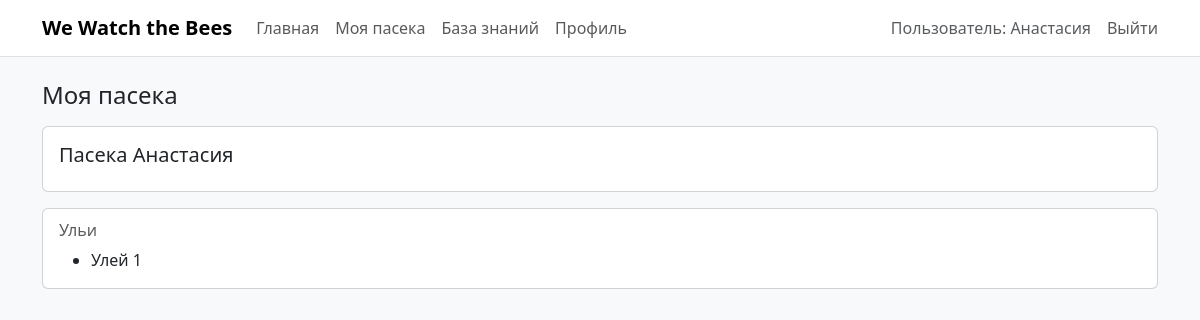
/apiary/ (signed in), run on an earlier commit of the app's database.
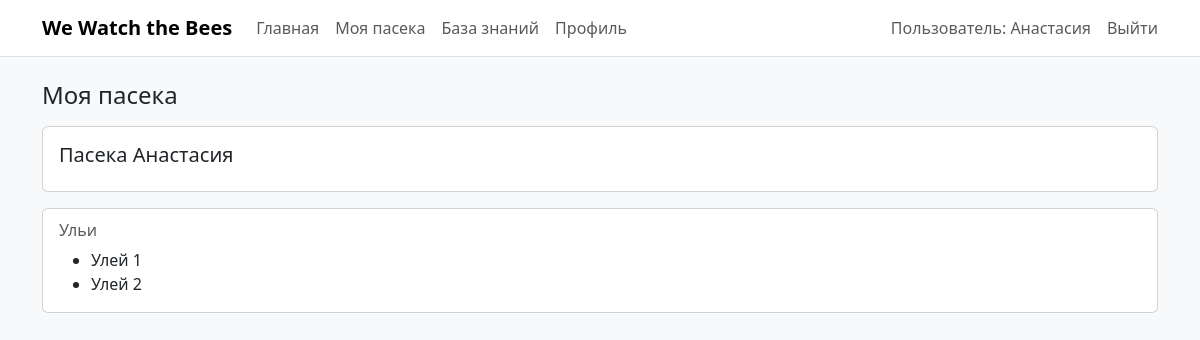
And on a later commit of the database.
### apiary/models.py (models this page shows, shortened)
class Apiary(models.Model):
    user = models.OneToOneField(
        settings.AUTH_USER_MODEL,
        on_delete=models.CASCADE,
        related_name="apiary",
    )
    name = models.CharField(max_length=150)
    hive_id = models.CharField(max_length=50, blank=True, null=True, verbose_name="Идентификатор улья")
    bee_info = models.TextField(blank=True, null=True, verbose_name="Данные о пчелосемье")
    location = models.CharField(max_length=255, blank=True, null=True)

class Hive(models.Model):
    apiary = models.ForeignKey(
        Apiary,
        on_delete=models.CASCADE,
        related_name="hives",
    )
    name = models.CharField(max_length=150)
    hive_id = models.CharField(max_length=50, blank=True, null=True)
    bee_info = models.TextField(blank=True, null=True)

### apiary/views.py (the view)
# urls.py: path("", views.my_apiary, name="my_apiary"),
@login_required
def my_apiary(request):
    apiary, _ = Apiary.objects.get_or_create(
        user=request.user, defaults={"name": f"Пасека {request.user.username}"}
    )
    hives = apiary.hives.all().order_by("id")
    return render(request, "apiary/my_apiary.html", {"apiary": apiary, "hives": hives})

### templates/apiary/my_apiary.html (shortened to what this page needs)
{% extends "base.html" %}
{% block content %}
  <h1 class="h4 mb-3">Моя пасека</h1>
  <div class="card mb-3">
    <div class="card-body">
      <h5 class="card-title">{{ apiary.name }}</h5>
    </div>
  </div>
  <div class="card">
    <div class="card-body">
      <h6 class="card-subtitle mb-2 text-muted">Ульи</h6>
      {% if hives %}
        <ul class="mb-0">
          {% for hive in hives %}
            <li>{{ hive.name }}</li>
          {% endfor %}
        </ul>
      {% else %}
        <p class="text-muted mb-0">Пока ульи не добавлены.</p>
      {% endif %}
    </div>
  </div>
{% endblock %}

### templates/base.html (shortened to what this page needs)
<!doctype html>
<html lang="ru">
  <head>
    <link
      href="https://cdn.jsdelivr.net/npm/bootstrap@5.3.3/dist/css/bootstrap.min.css"
      rel="stylesheet"
    />
  </head>
  <body class="bg-light">
    <nav class="navbar navbar-expand-lg navbar-light bg-white border-bottom">
      <div class="container">
        <a class="navbar-brand fw-bold" href="{% url 'users:home' %}">We Watch the Bees</a>
        <div class="collapse navbar-collapse" id="navbarNav">
          <ul class="navbar-nav me-auto mb-2 mb-lg-0">
            <li class="nav-item">
              <a class="nav-link" href="{% url 'users:home' %}">Главная</a>
            </li>
            <li class="nav-item">
              <a class="nav-link" href="{% url 'apiary:my_apiary' %}">Моя пасека</a>
            </li>
            <li class="nav-item">
              <a class="nav-link" href="{% url 'users:knowledge_base' %}">База знаний</a>
            </li>
            <li class="nav-item">
              <a class="nav-link" href="{% url 'users:profile' %}">Профиль</a>
            </li>
          </ul>
          <ul class="navbar-nav">
            {% if request.user.is_authenticated %}
              <li class="nav-item">
                <span class="navbar-text text-muted me-3">Пользователь: {{ request.user.username }}</span>
              </li>
              <li class="nav-item">
                <form method="post" action="{% url 'users:logout' %}" class="d-inline">
                  <button type="submit" class="nav-link btn btn-link p-0">
                    Выйти
                  </button>
                </form>
              </li>
            {% endif %}
          </ul>
        </div>
      </div>
    </nav>
    <div class="container py-4">
      {% block content %}{% endblock %}
    </div>
  </body>
</html>

What changed in the data, as far as the page shows it:
added Hive: name "Улей 2"
